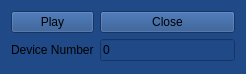
<?xml version="1.0" encoding="UTF-8"?>
<ui version="4.0">
 <class>VideoCaptureControlWidget</class>
 <widget class="QWidget" name="VideoCaptureControlWidget">
  <property name="geometry">
   <rect>
    <x>0</x>
    <y>0</y>
    <width>246</width>
    <height>74</height>
   </rect>
  </property>
  <property name="maximumSize">
   <size>
    <width>250</width>
    <height>200</height>
   </size>
  </property>
  <property name="windowTitle">
   <string>Form</string>
  </property>
  <property name="styleSheet">
   <string notr="true">background-color: rgb(32, 74, 135);</string>
  </property>
  <layout class="QGridLayout" name="gridLayout">
   <item row="0" column="1">
    <widget class="QPushButton" name="pushButton_video_close">
     <property name="maximumSize">
      <size>
       <width>170</width>
       <height>16777215</height>
      </size>
     </property>
     <property name="text">
      <string>Close</string>
     </property>
    </widget>
   </item>
   <item row="1" column="0">
    <widget class="QLabel" name="label">
     <property name="maximumSize">
      <size>
       <width>170</width>
       <height>16777215</height>
      </size>
     </property>
     <property name="text">
      <string>Device Number</string>
     </property>
    </widget>
   </item>
   <item row="0" column="0">
    <widget class="QPushButton" name="pushButton_video_play_stop">
     <property name="maximumSize">
      <size>
       <width>170</width>
       <height>16777215</height>
      </size>
     </property>
     <property name="text">
      <string>Play</string>
     </property>
    </widget>
   </item>
   <item row="1" column="1">
    <widget class="QLineEdit" name="lineEdit_device_number">
     <property name="maximumSize">
      <size>
       <width>170</width>
       <height>16777215</height>
      </size>
     </property>
     <property name="text">
      <string>0</string>
     </property>
     <property name="maxLength">
      <number>10</number>
     </property>
    </widget>
   </item>
  </layout>
 </widget>
 <resources/>
 <connections/>
</ui>
